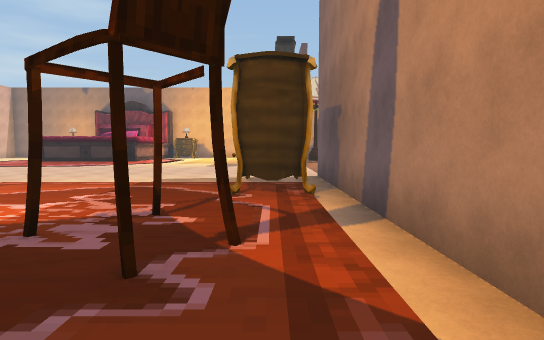
view 1 (above)

21 first-person views from a walk through a scene from a Unity 3-D project. The camera is 1.4 m above the floor, tilts 4° down and sees 80° across. The floor is counted in squares, 2 m on a side. Each view is taken from the middle of a square. On the plan, view 1 faces up. The plan holds only what a view shows up to about 10 squares ahead; the rest is blank. The place goes on beyond the plan. The player is left out. Some surface patterns are stand-ins.

view 2
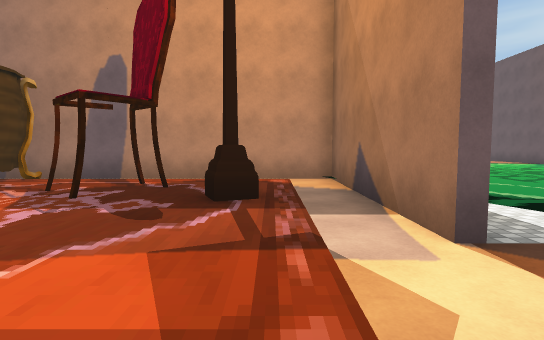

view 3
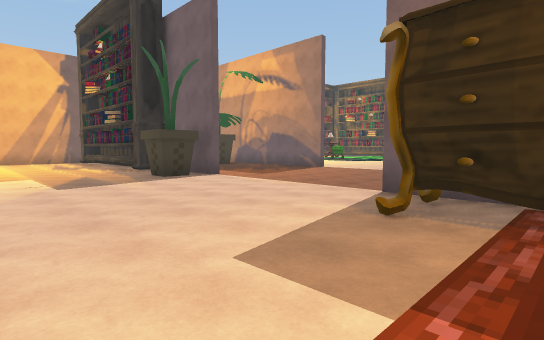

view 4
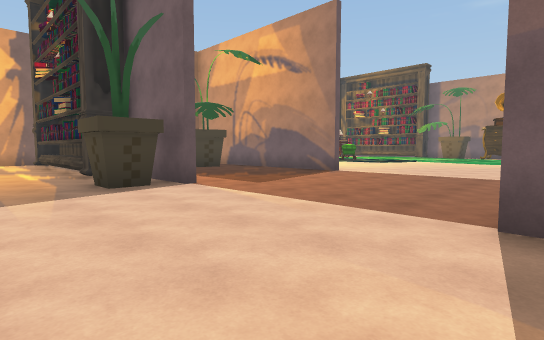

view 5
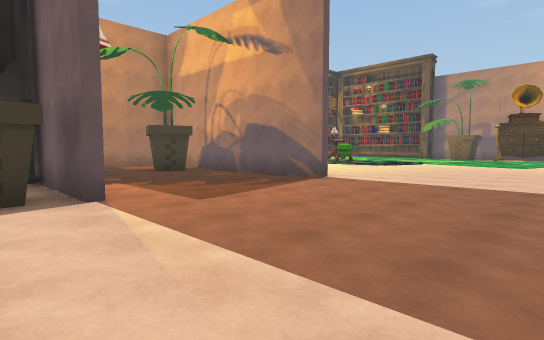

view 6
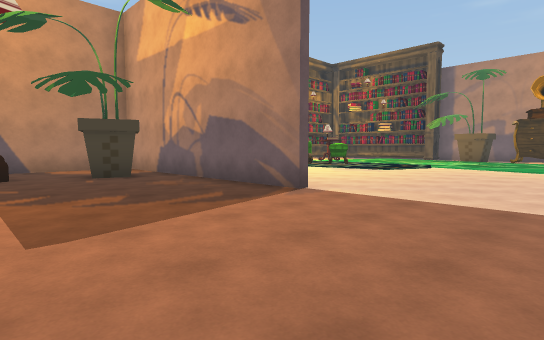

view 7
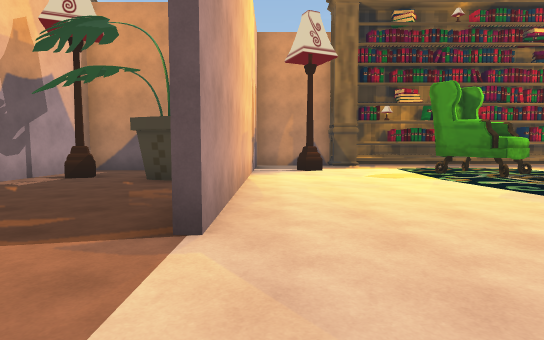

view 8
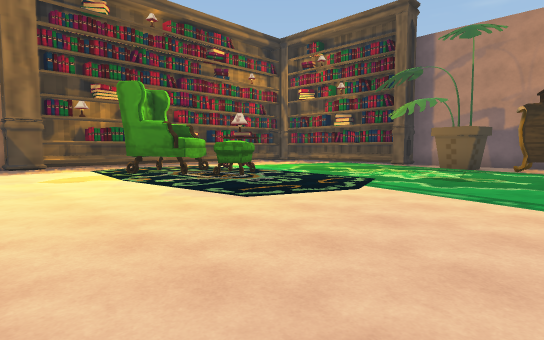

view 9
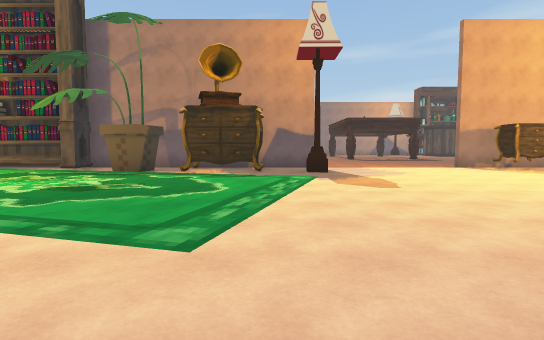

view 10
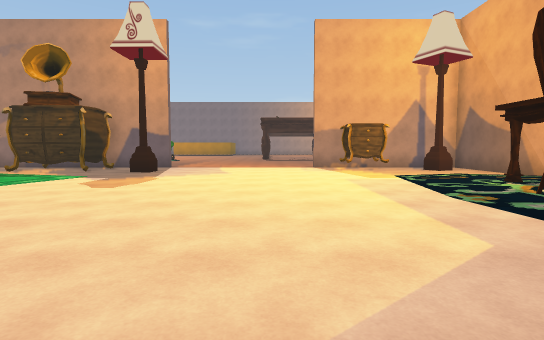

view 11
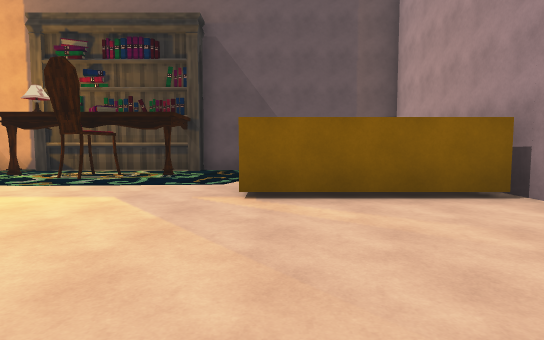

view 12
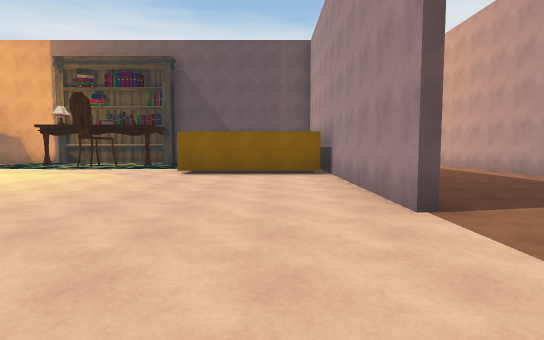

view 13
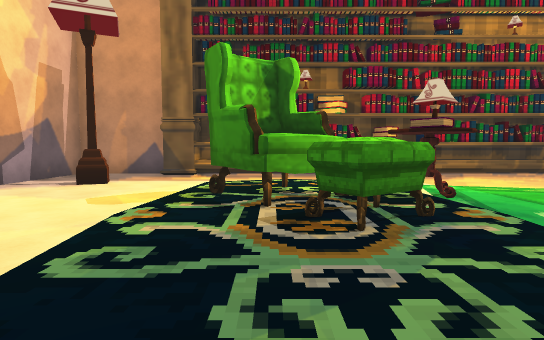

view 14
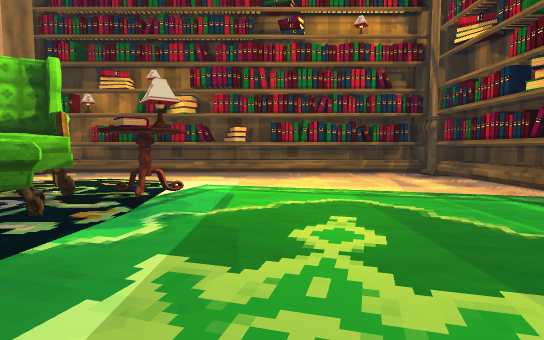

view 15
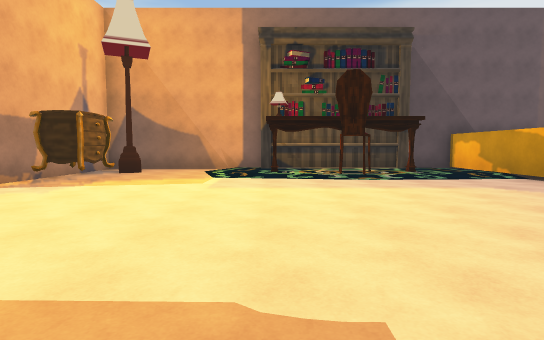

view 16
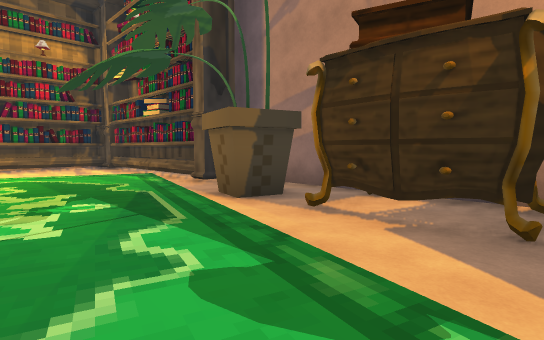

view 17
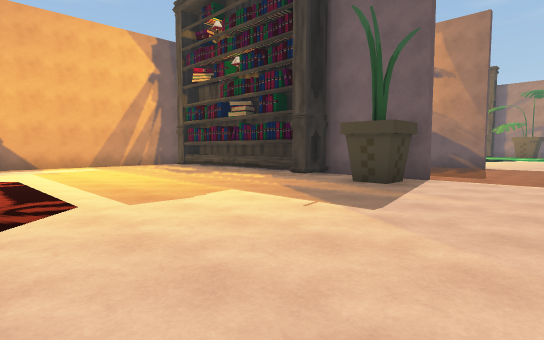

view 18
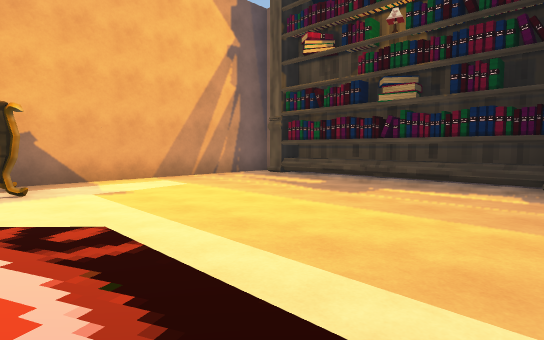

view 19
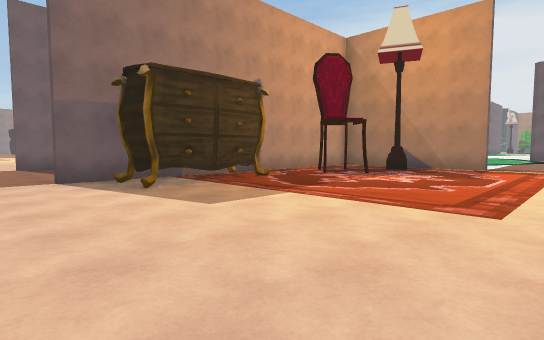

view 20
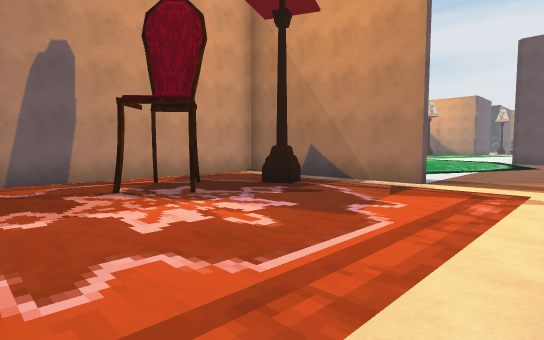

view 21
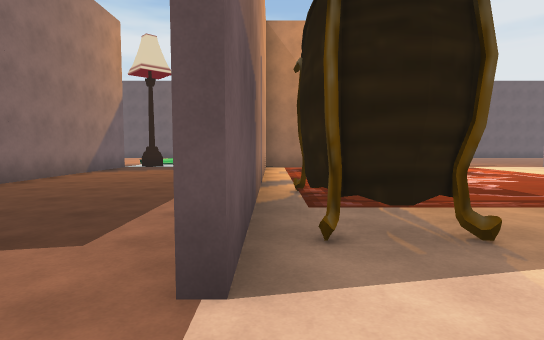

### Floor plan
Key: @ floor where view 1 was taken; # wall or solid block; . floor; / step, stairs or slope; = window, fence, low wall or low ledge; C chair; P plant; S stool; R drawers; O other object.
Columns run from 6 left of view 1 to 20 right of it. Each row starts with its distance up from view 1.
 24  #######    #####
 23  .......    #...###########
 22 R......#    #.............#
 21 .......######.O...//......=
 20 .......#....#.....O.//....=
 19 .......#O..##....OOOO...//=
 18 .......#...##.....O.......=
 17 .......#....#......S......#
 16 .......#....#............/#
 15 .......#....#............/.
 14 ......P#....#..../.......##
 13 ......................../..
 12 ......................../O#
 11 ................../.......#
 10 ...................//......
  9 ......................./.O.
  8 .......#....#..............
  7 ......##....#..............
  6 ......##....#..............
  5 ......O#....#..............
  4 .......#....#..............
  3 .....C.#....#####..........
  2 ....##.#.....#  #.........R
  1 ....O..#  ...#  #...C.O....
  0 ......@#  ...#  #.........O
 -1  ..#####        ##O###O####
 -2  ....
 -3  .....
 -4  ......
 -5  ...  ...
 -6  ...   ...
 -7  ..     ..

Positions as (right, up) in squares from view 1, and headings:
1: (0, 0), facing up
2: (-6, 0), facing right
3: (-4, 6), facing up-right
4: (-2, 8), facing up-right
5: (0, 9), facing up-right
6: (2, 10), facing up-right
7: (7, 11), facing up
8: (8, 11), facing up-right
9: (10, 10), facing right
10: (10, 5), facing right
11: (10, 8), facing down
12: (8, 12), facing down
13: (12, 14), facing up
14: (16, 14), facing up
15: (16, 9), facing down
16: (16, 10), facing up-right
17: (-6, 11), facing up-right
18: (-6, 16), facing up-right
19: (-6, 10), facing down-right
20: (-6, 5), facing down-right
21: (1, 10), facing down
